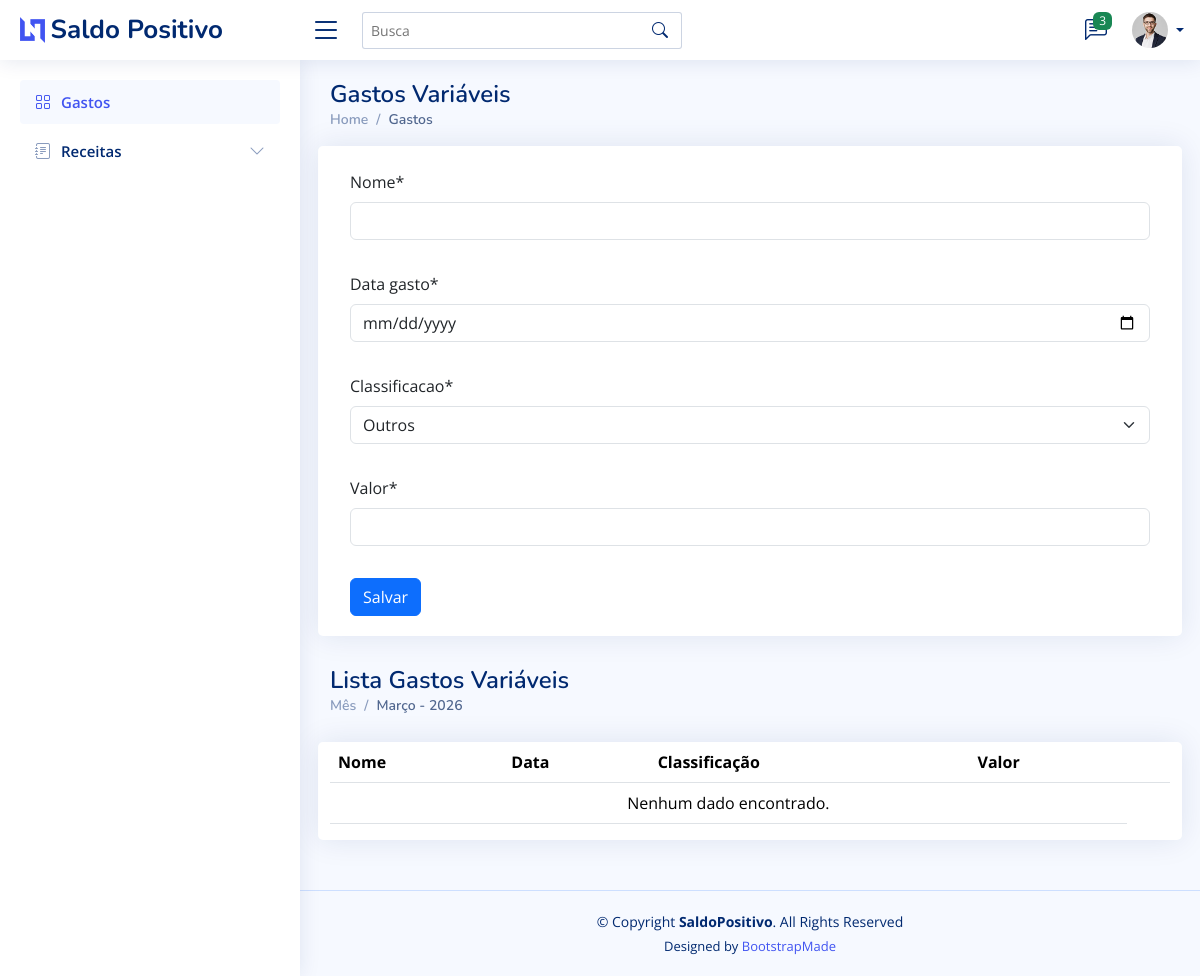
/gastos/ (signed in), run on an earlier commit of the app's database.
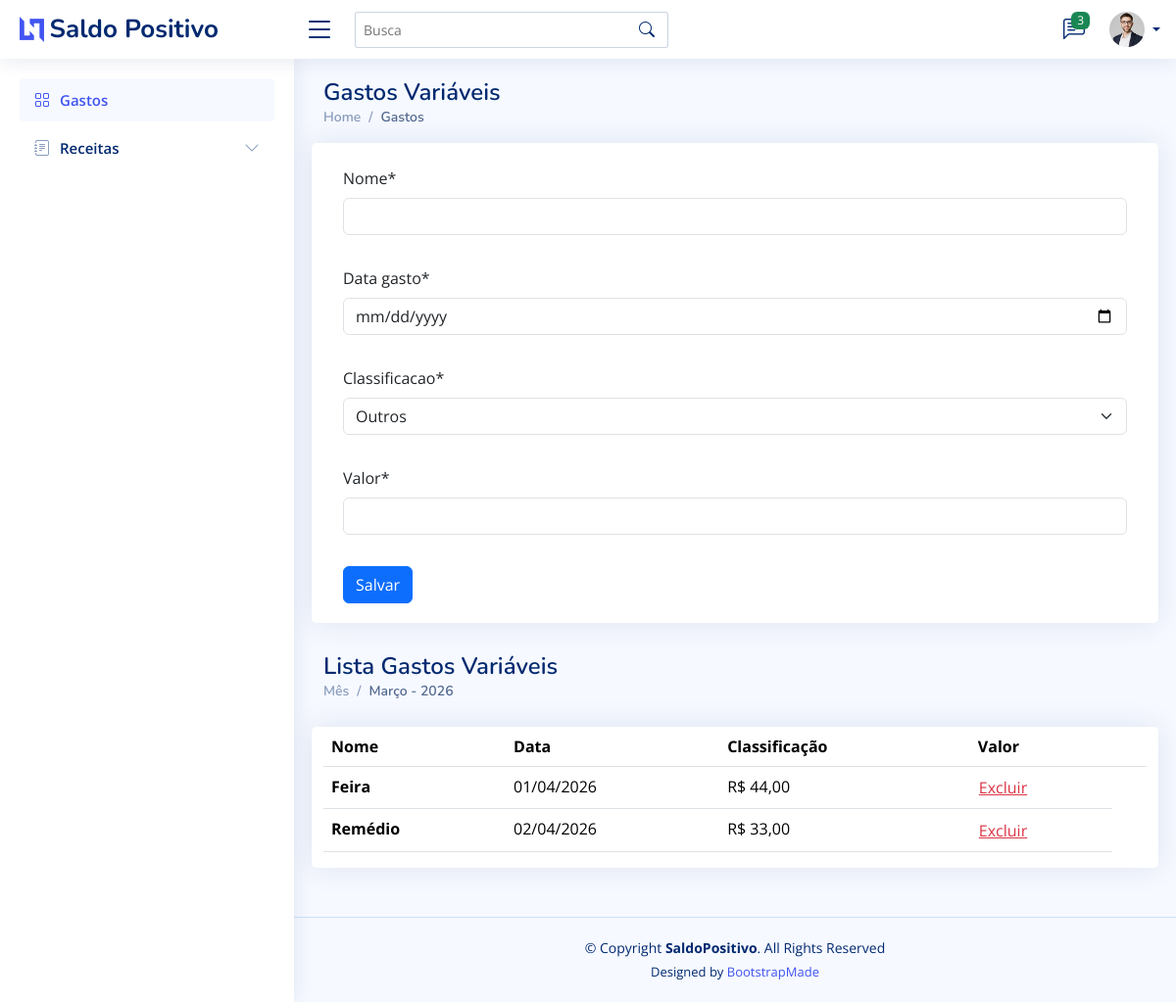
And on a later commit of the database.
### gastos/models.py (models this page shows, shortened)
class Gasto(models.Model):
    class Classificacao(models.TextChoices):
        ALIMENTACAO = "ALIMENTACAO", "Alimentação"
        TRANSPORTE = "TRANSPORTE", "Transporte"
        MORADIA = "MORADIA", "Moradia"
        SAUDE = "SAUDE", "Saúde"
        LAZER = "LAZER", "Lazer"
        OUTROS = "OUTROS", "Outros"
    criado_em = models.DateTimeField(auto_now_add=True)
    '''criado_por = models.ForeignKey(
        settings.AUTH_USER_MODEL,
        on_delete=models.PROTECT,
        related_name="gastos_criados",
    )'''
    nome = models.CharField(max_length=120)
    data_gasto = models.DateField()
    classificacao = models.CharField(
        max_length=20,
        choices=Classificacao.choices,
        default=Classificacao.OUTROS,
    )
    valor = models.DecimalField(max_digits=10, decimal_places=2)
    class Meta:
        ordering = ["-data_gasto", "-criado_em"]
        verbose_name = "Gasto"
        verbose_name_plural = "Gastos"

### gastos/views.py (the view)
# urls.py: path('gastos/', gastos_var, name='gastos_var'),
def gastos_var(request):
    if not request.user.is_authenticated:
        messages.error(request, 'Usuário não logado')
        return redirect('login')
    inicio_mes, inicio_prox_mes = filtroMesAtual()
    dados = Gasto.objects.filter(data_gasto__gte=inicio_mes, data_gasto__lt=inicio_prox_mes).order_by('data_gasto')
    if request.method == "POST":
            form = GastoForm(request.POST)
            if form.is_valid():
                form.save()
                messages.success(request, "Registro criado com sucesso!")
                return redirect("gastos_var")
    else:
        form = GastoForm()
    return render(request, 'gastos_var.html', {"form": form, "itens": dados})

### gastos/forms.py
class GastoForm(forms.ModelForm):
    class Meta:
        model = Gasto
        fields = ["nome", "data_gasto", "classificacao", "valor"]
        widgets = {
            "data_gasto": forms.DateInput(attrs={"type": "date"}),
            "valor": forms.NumberInput(attrs={"step": "0.01", "min": "0"}),
        }

### gastos/views.py (called while the page is built)
def filtroMesAtual():
    hoje = timezone.localdate()
    inicio_mes = hoje.replace(day=1)
    if inicio_mes.month == 12:
        inicio_prox_mes = inicio_mes.replace(year=inicio_mes.year + 1, month=1)
    else:
        inicio_prox_mes = inicio_mes.replace(month=inicio_mes.month + 1)
    return inicio_mes, inicio_prox_mes

### gastos/templates/gastos_var.html (shortened to what this page needs)
{% extends 'partials/modelo.html' %}
{% block content %}
{% load static %}
{% load crispy_forms_tags %}
  <main id="main" class="main">
    <div class="pagetitle">
      <h1>Gastos Variáveis</h1>
      <nav>
        <ol class="breadcrumb">
          <li class="breadcrumb-item"><a href="{% url 'index' %}">Home</a></li>
          <li class="breadcrumb-item active">Gastos</li>
        </ol>
      </nav>
    </div>
    <section class="section dashboard">
      <div class="row">
        <div class="col-lg-12">
          <div class="row">
          <div class="card">
            <div class="card-body"><br>
              <form class="row g-3" method="post">
                {{ form|crispy }}
                <div class="col-lg-4">
                <button type="submit" class="btn btn-primary">Salvar</button>
                </div>
              </form>
            </div>
          </div>
          <div class="pagetitle">
            <h1>Lista Gastos Variáveis</h1>
            <nav>
              <ol class="breadcrumb">
                <li class="breadcrumb-item">Mês</li>
                <li class="breadcrumb-item active">Março - 2026</li>
              </ol>
            </nav>
          </div>
            <div class="card">
              <table class="table table-hover">
                <thead>
                  <tr>
                    <th scope="col">Nome</th>
                    <th scope="col">Data</th>
                    <th scope="col">Classificação</th>
                    <th scope="col">Valor</th>
                    <th scope="col"></th>
                  </tr>
                </thead>
                <tbody>
                  {% for item in itens %}
                  <tr>
                    <th scope="row">{{item.nome }}</th>
                    <td>{{item.data_gasto|date:"d/m/Y"}}</td>
                    <td>R$ {{item.valor}}</td>
                    <td><form action="{% url 'excluir_gasto' item.id %}" method="POST" style="display:inline;">
                      <button type="submit"
                              class="btn btn-link text-danger p-0 m-0"
                              onclick="return confirm('Tem certeza que deseja excluir o gasto: {{ item.nome }}?')">
                          Excluir
                      </button>
                  </form></td>
                  </tr>
                  {% empty %}
                  <tr>
                    <td colspan="4" class="text-center">Nenhum dado encontrado.</td>
                  </tr>
                  {% endfor %}
                </tbody>
              </table>
          </div>
          </div>
        </div>
      </div>
    </section>
  </main>
  {% endblock %}

What changed in the data, as far as the page shows it:
added Gasto: nome "Feira", data_gasto "01/04/2026", valor "44,00"
added Gasto: nome "Remédio", data_gasto "02/04/2026", valor "33,00"
Also different on the page:
text no longer shown: "Nenhum dado encontrado."
